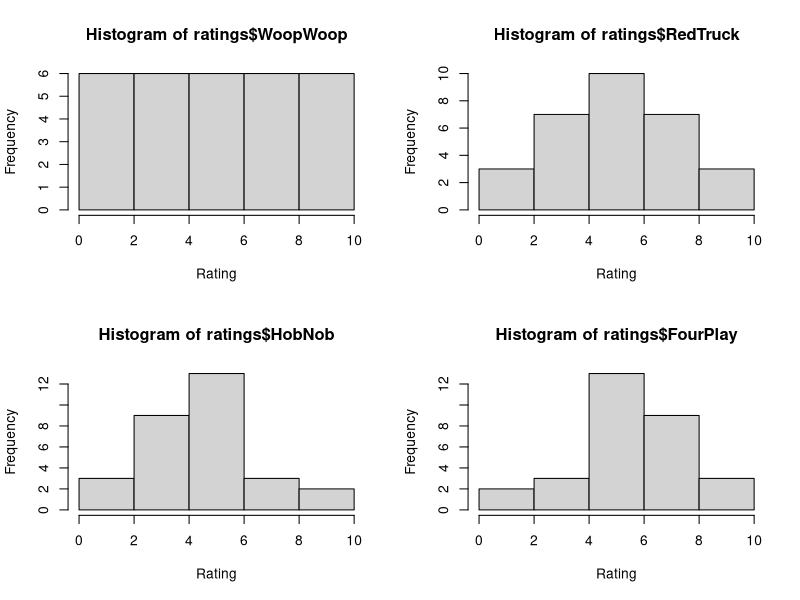

This chart was generated by the following R code:
# Statistics One, Lecture 3, example script
# Read data, plot histograms, get descriptives

# in case the package is not installed, run:
## install.packages("psych")
library(psych)

# Read the table into a dataframe called ratings
ratings <- read.table("supplemental-stats1_ex01.txt", header=T)
# or do:
## supplemental.stats1_ex01 <- read.delim("~/git/coursera-course-statistics_one/week1/lecture3/supplemental-stats1_ex01.txt")
## View(supplemental.stats1_ex01)

# Explore the contents of the dataframe
View(ratings) # display the data
class(ratings) # the type of object, returns "data.frame"
names(ratings) # list the name of variables in ratings, returns the headers

# Plot histograms
# e.g. hist(ratings$RedTruck)

# Plot four histograms on one page
layout(matrix(c(1,2,3,4), 2, 2, byrow=TRUE)) # create 2x2 matrix for layout
hist(ratings$WoopWoop, xlab="Rating")
hist(ratings$RedTruck, xlab="Rating")
hist(ratings$HobNob, xlab="Rating")
hist(ratings$FourPlay, xlab="Rating")

# Learn more about functions
## help(hist)
## help(read.table)

# Descriptive statistics for the variables in the dataframe called ratings
describe(ratings) # must load lib "psych"

